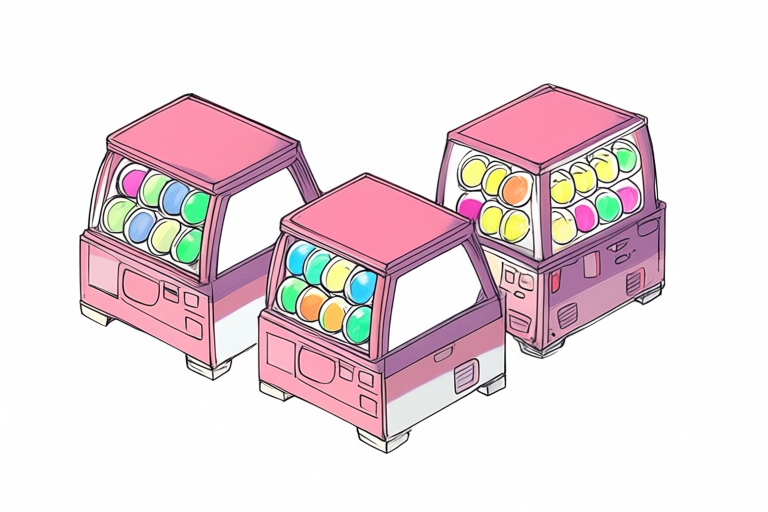
#> input picture assets/source/catalog/capsule_toy_3_8101.png, 768 x 512 px
$ python cutout_rikka_stand.py ../../assets/source/catalog/capsule_toy_3_8101.png ../../assets/source/catalog/capsule_toy_5_8101.png
#> lines starting #> are read from the running program, lines starting #| are printed output that depends on the picture; after the words box and inside, x2 and y2 are one past the last pixel; in counts of white or black regions, pixels touching at a corner belong together
import sys
import numpy as np
from PIL import Image, ImageFilter
from scipy import ndimage
src, dst = sys.argv[1], sys.argv[2]
im = np.asarray(Image.open(src).convert("RGB")).astype(np.float32)
h, w, _ = im.shape
#> h = 512; w = 768
mn, mx = im.min(axis=2), im.max(axis=2)
bg = (mn >= 236) & ((mx - mn) <= 14)
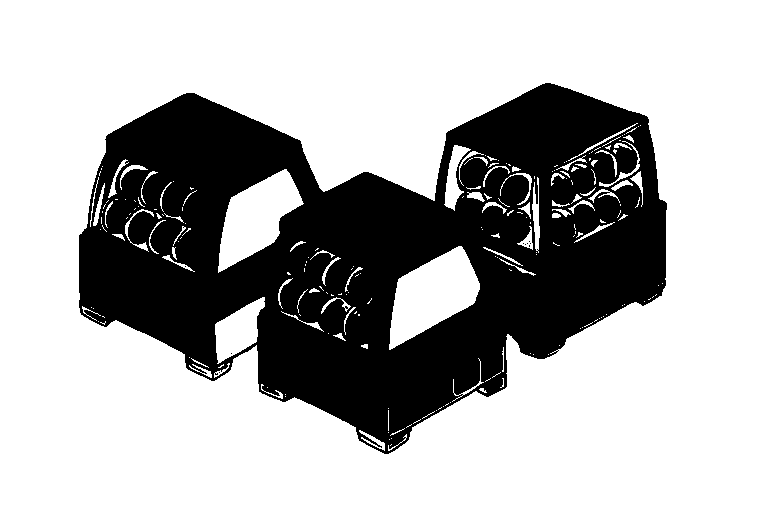
#> bg: shape (512, 768) bool; 69.2% white; 10 black regions (9 under 20 px), largest, box (x1, y1, x2, y2) and area: (79, 83, 667, 454) 120993
lab, n = ndimage.label(bg)
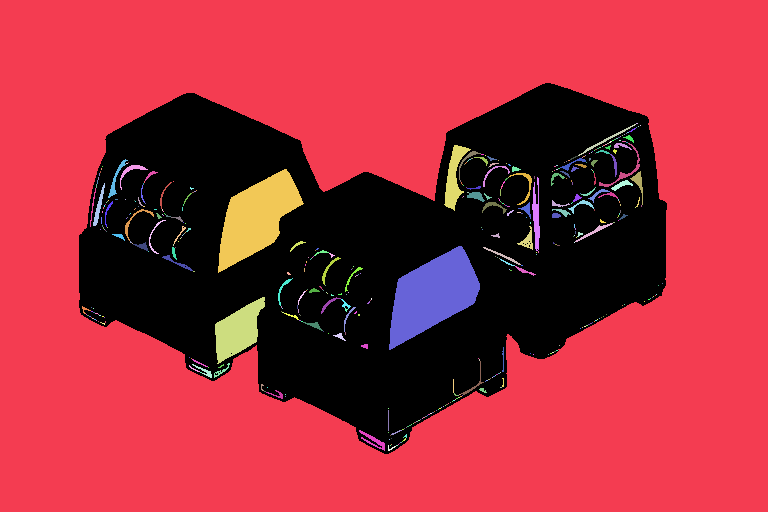
#> lab: shape (512, 768) int32; 479 distinct labels, from 0 to 478; one colour per label, 0 black
#> n = 478
border = set(np.unique(np.concatenate([lab[0], lab[-1], lab[:, 0], lab[:, -1]]))) - {0}
#> border = 1 item
mask = np.isin(lab, list(border))
#> mask: shape (512, 768) bool; 64.5% white; 1 black region, box (x1, y1, x2, y2) and area: (79, 83, 667, 454) 139472
# enclosed pockets of pure white (gaps between hair strands) are background too
pure = (mn >= 248) & ((mx - mn) <= 6)
#> pure: shape (512, 768) bool; 67.7% white; 6 black regions (5 under 20 px), largest, box (x1, y1, x2, y2) and area: (79, 83, 667, 454) 126824
plab, pn = ndimage.label(pure)
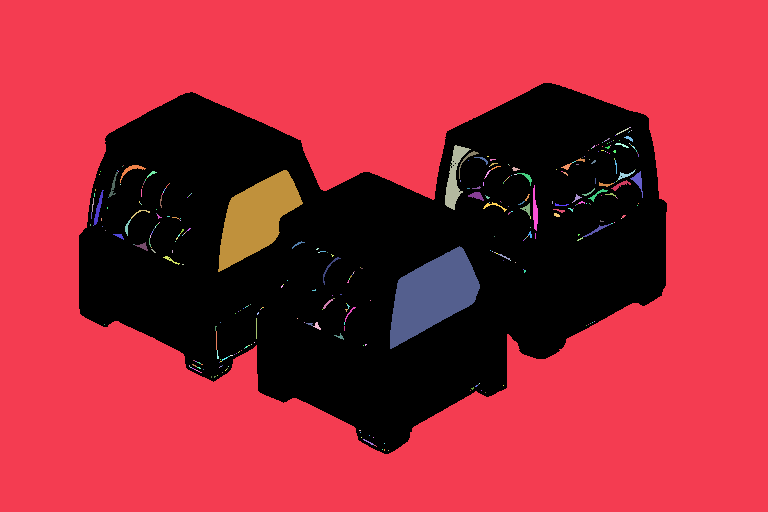
#> plab: shape (512, 768) int32; 368 distinct labels, from 0 to 367; one colour per label, 0 black
#> pn = 367
sizes = ndimage.sum(pure, plab, range(1, pn + 1))
#> sizes = 367 values, max 253269 at index 0, min 1 at index 3, mean 725.9
cents = ndimage.center_of_mass(pure, plab, range(1, pn + 1))
#> cents = 367 pairs, first value 127 to 450, second value 90 to 638
# the face (centre band) keeps its highlights
big = [i + 1 for i, s in enumerate(sizes) if s >= 120 and not (0.30 * w <= cents[i][1] <= 0.76 * w)]
#> big = []
mask |= np.isin(plab, big) & bg
alpha = np.where(mask, 0.0, 1.0)
# colour-to-alpha against white in a band next to the background: removes the white fringe
band = ndimage.binary_dilation(mask, iterations=4) & ~mask
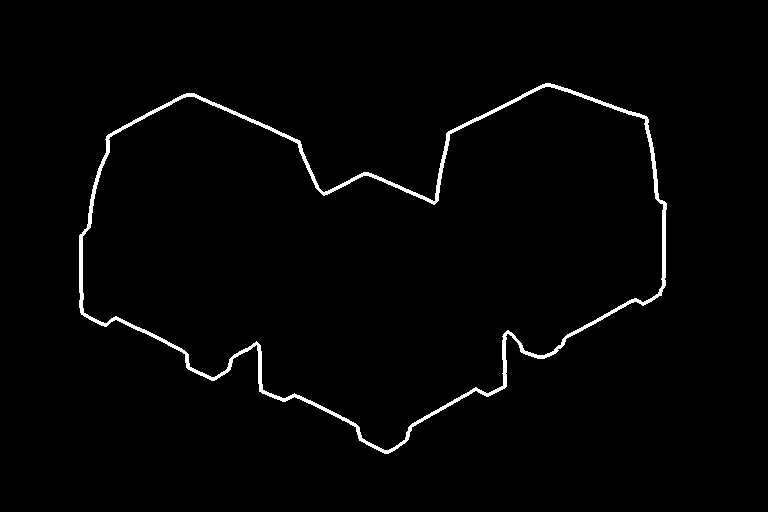
#> band: shape (512, 768) bool; 1.7% white; 1 white region, box (x1, y1, x2, y2) and area: (79, 83, 667, 454) 6802
wa = np.clip((255.0 - mn) / 70.0, 0, 1)
alpha = np.where(band, np.minimum(alpha, wa), alpha)
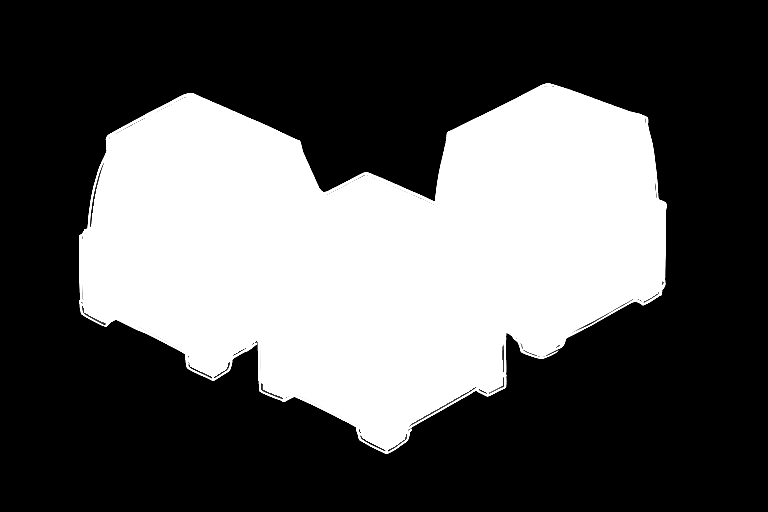
#> alpha: shape (512, 768) float64; min 0, max 1, mean 0.353
rgb = im.copy()
safe = np.maximum(alpha, 1e-3)[..., None]
un = np.clip((im - 255.0 * (1 - alpha[..., None])) / safe, 0, 255)
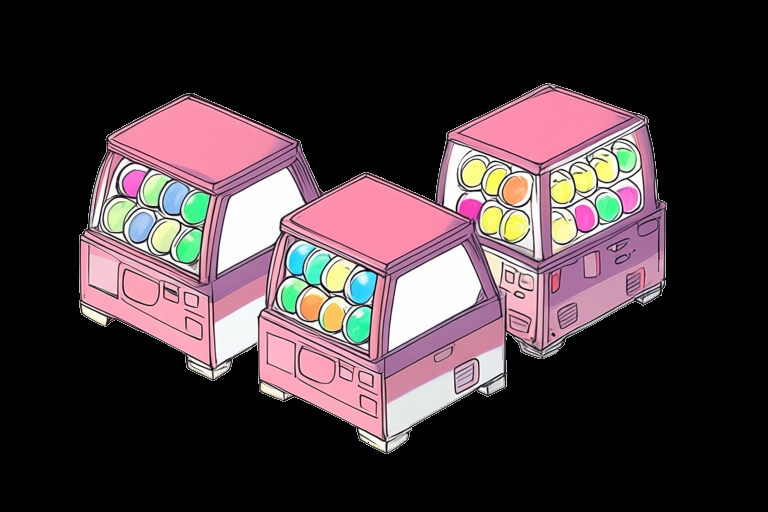
#> un: shape (512, 768, 3) float64; mean R, G, B 70.4, 56.2, 60.2
rgb = np.where(band[..., None], un, im)
alpha = ndimage.gaussian_filter(alpha, 0.7)
fade_from, fade_to = int(h * 0.80), int(h * 0.97)
#> fade_from = 409; fade_to = 496
ramp = np.ones(h, np.float32)
#> ramp = 512 values from 1 to 1
ramp[fade_from:fade_to] = np.linspace(1, 0, fade_to - fade_from)
ramp[fade_to:] = 0
alpha = alpha * ramp[:, None]
out = np.dstack([rgb.astype(np.uint8), (alpha * 255).astype(np.uint8)])
Image.fromarray(out, "RGBA").crop((0, 0, w, fade_to)).save(dst)
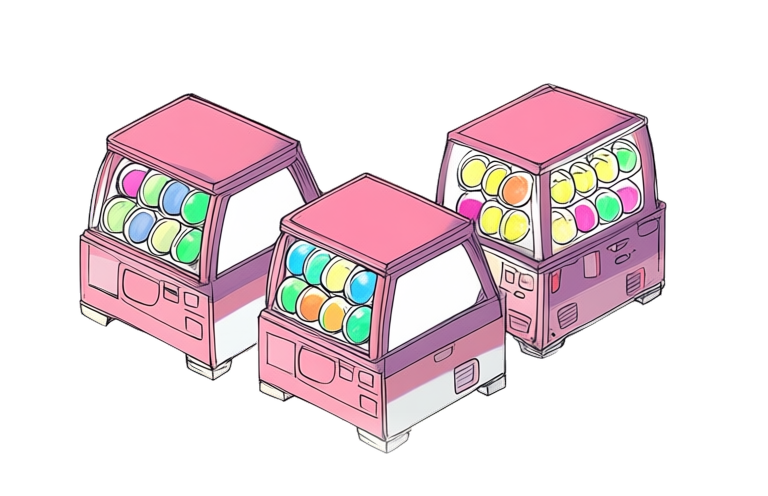
#> saved as capsule_toy_5_8101.png: PIL image 768x496 RGBA; mean R, G, B, A 233.8, 219, 223.5, 92.5; transparent parts drawn white
print("saved", dst, w, fade_to, "pockets", len(big))
#| saved ../../assets/source/catalog/capsule_toy_5_8101.png 768 496 pockets 0

$ run again, on assets/source/catalog/pizza_oven_8101.png
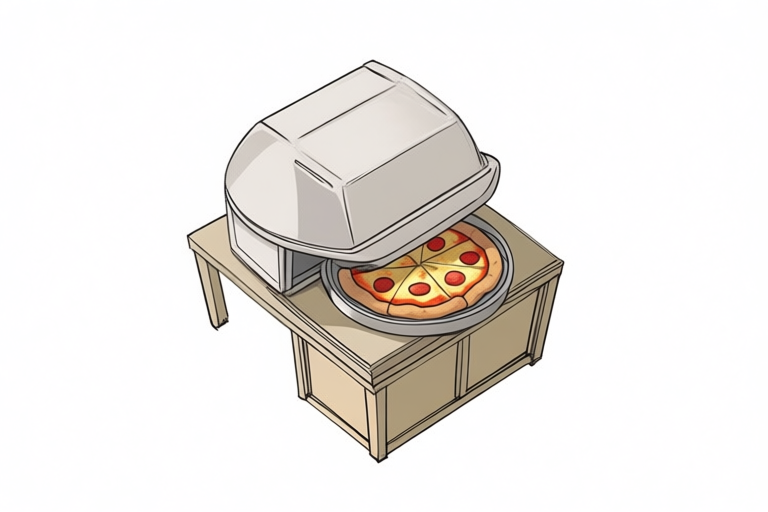
#> input picture assets/source/catalog/pizza_oven_8101.png, 768 x 512 px
#> bg: shape (512, 768) bool; 77% white; 1 black region, box (x1, y1, x2, y2) and area: (186, 59, 565, 464) 90372
#> `lab, n = ndimage.label(bg)`:
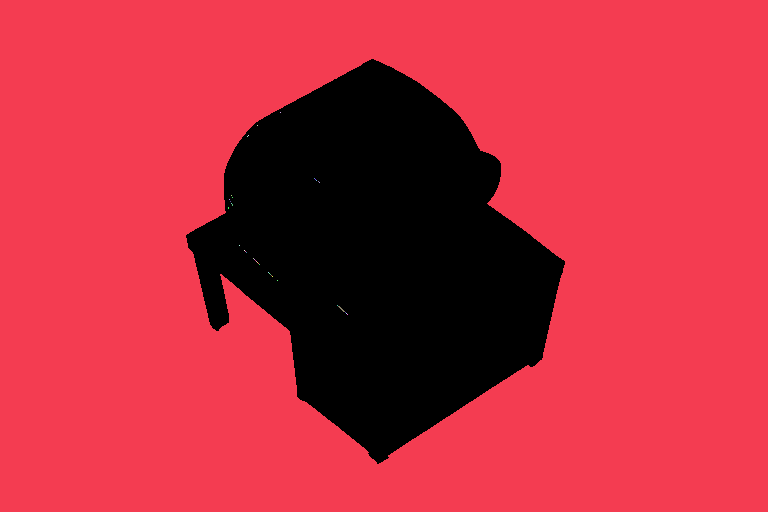
#> lab: shape (512, 768) int32; 40 distinct labels, from 0 to 39; one colour per label, 0 black
#> n = 39
#> border = 1 item
#> mask: shape (512, 768) bool; 77% white; 1 black region, box (x1, y1, x2, y2) and area: (186, 59, 565, 464) 90423
#> pure: shape (512, 768) bool; 76.9% white; 16 black regions (15 under 20 px), largest, box (x1, y1, x2, y2) and area: (186, 59, 565, 464) 90793
#> pn = 1
#> sizes = [302407]
#> cents = [(255.5, 384.9)]
#> big = []
#> band: shape (512, 768) bool; 1.2% white; 1 white region, box (x1, y1, x2, y2) and area: (186, 59, 565, 464) 4551
#> `Image.fromarray(out, "RGBA").crop((0, 0, w, fade_to)).save(dst)`:
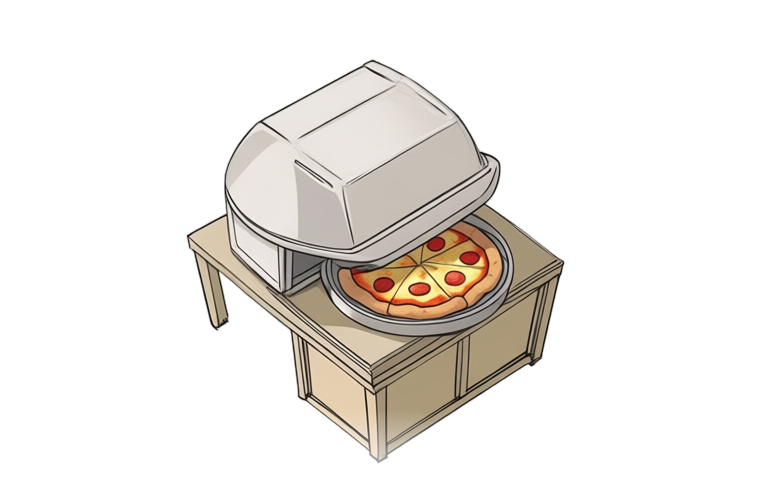
#> saved as pizza_oven_8101.png: PIL image 768x496 RGBA; mean R, G, B, A 236.9, 233, 229.5, 59.8; transparent parts drawn white
#| saved ../../assets/source/catalog/pizza_oven_8101.png 768 496 pockets 0
